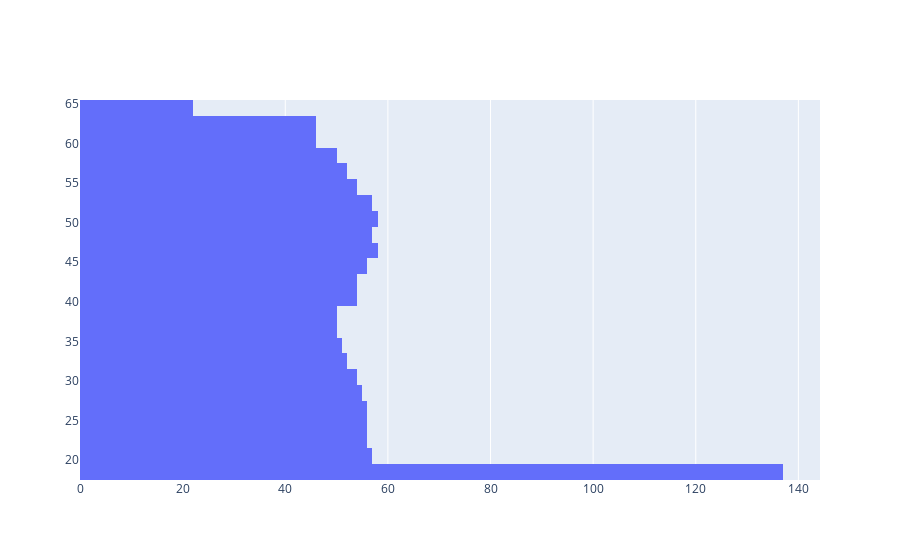

Source (notebook cell):
### Code cell
fig = go.Figure()
fig.add_trace(go.Histogram(histfunc="count", y=df.age, name='sum', nbinsx=len(df.age.unique()+1)))
# fig.add_trace(go.Histogram(histfunc="sum", y=y, x=x, name="sum"))

fig.show()

### Figure 1 — Plotly figure (JSON) as saved in the notebook; plotly's stock layout.template omitted (floating-point values rounded to 4 significant figures; data arrays with more than 128 entries replaced by an {"elided": "..."} marker saying what was removed)
{"data": [{"histfunc": "count", "name": "sum", "nbinsx": 47, "type": "histogram", "y": {"elided": "1338 int values"}}], "layout": {}}
